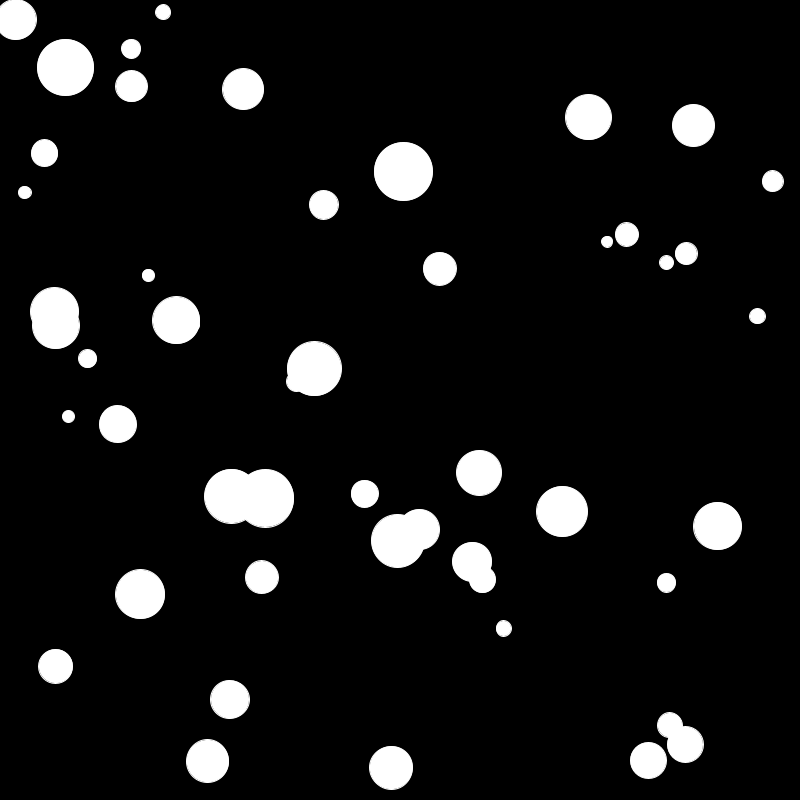
Frame 1 (no input)
Frame 60 (the mouse pressed at the canvas centre just before this capture): identical to frame 1, image omitted
Frame 120 (the mouse held since frame 60 and released just before this capture): identical to frame 1, image omitted

The Processing sketch that drew this single still picture (run headless with seeded random() and noise(); from frame 60 on, the mouse is pressed at the canvas centre):

// Processing sketch: bit2atom20210927b_ArrayOfBalls
// ── bit2atom20210927b_ArrayOfBalls.pde
Ball[] tinyBalls;
int totalNumOfBalls = 50;

void setup() {
  size(800, 800);
  background(0);
  initiateData();
  //float bX_, float bY_, float bD_
  //tinyBall = new Ball(random(width), random(height), 50);
}

void initiateData() {
  //float bX_, float bY_, float bD_
  //tinyBall = new Ball(random(width), random(height), 50);
  tinyBalls = new Ball[totalNumOfBalls];
  for (int i = 0; i < tinyBalls.length; i ++) {
    float dd = random(10, 60);
    tinyBalls[i] = new Ball(random(width), random(height), dd);
  }
}

void draw() {
  background(0);
  
  for (int i = 0; i < tinyBalls.length; i ++) {
    tinyBalls[i].display();
  }
}

void keyPressed() {
  if ( key == 'r') {
    initiateData();
  }
}

// ── Ball.pde
class Ball{
  float bX, by, bD;
  //构造函数
  Ball(float bX_, float bY_, float bD_){
    bX = bX_;
    by = bY_;
    bD = bD_;
  }
  
  void display(){
    stroke(255);
    strokeWeight(1);
    ellipse(bX, by, bD, bD);
  }
}
